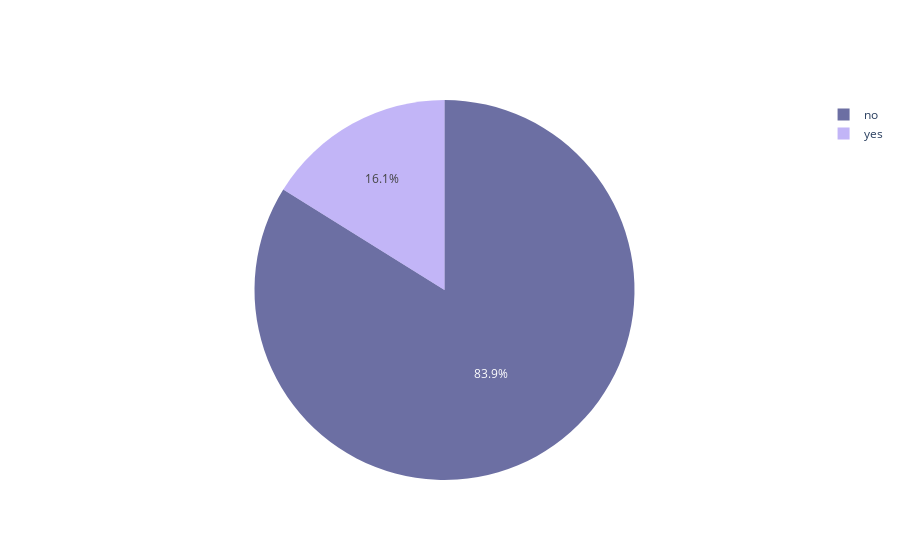

Write notebook code for a chart like this one.
### Code cell
values = [ 1-(len(family_mem_ASD) / len(df)),len(family_mem_ASD) / len(df)]
labels = np.unique(df['Family_mem_with_ASD'])
colors = colors = create_colors(len(values))
fig = go.Figure(data=[go.Pie(labels=labels, values=values, marker = {'colors':colors})])
fig.show()


# fig = {
#   'data': [
#     {
#       'values': values,
#       'labels': labels,
#       'marker': {'colors': colors,'line': {'color':'#000000', 'width':2}},
#       'domain': {'x': [0, .5]},
#       'name': 'Family Mem with ASD',
#       'hoverinfo':'label+percent+name',
#       'type': 'pie'
#     },
#   ],
#   'layout': {
#        'title':'Percentaje Family Mem with ASD',
#        'annotations': [
#            { 'font': { 'size': 20},
#               'showarrow': False,
#               'text': '',
#               'x': 0.20,
#               'y': 1
#             },
#         ]
#   }
# }
# iplot(fig)

### Figure 1 — Plotly figure (JSON) as saved in the notebook; plotly's stock layout.template omitted (floating-point values rounded to 4 significant figures)
{"data": [{"labels": ["no", "yes"], "marker": {"colors": ["rgba(11,16,102,0.6", "rgba(154,132,242,0.6"]}, "type": "pie", "values": [0.8387, 0.1613]}], "layout": {}}
